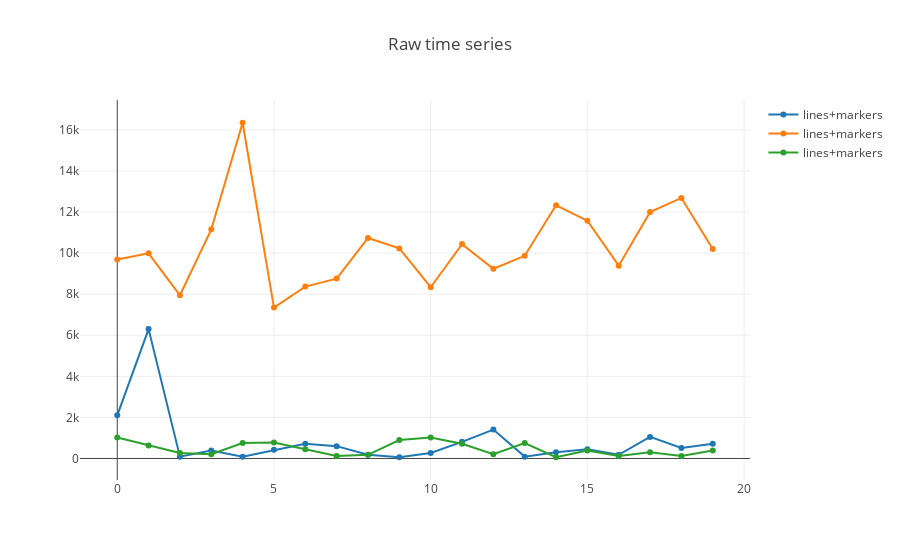

The notebook cell saved with this chart:
### Code cell
layout = go.Layout(title='Raw time series', showlegend=True)
fig = go.Figure(data=raw_data, layout=layout)

iplot(fig, filename='show-legend')

### Figure 1 — Plotly figure (JSON) as saved in the notebook; plotly's stock layout.template omitted (floating-point values rounded to 4 significant figures; data arrays with more than 128 entries replaced by an {"elided": "..."} marker saying what was removed)
{"data": [{"mode": "lines+markers", "name": "lines+markers", "type": "scatter", "x": {"elided": "6300 int values"}, "y": [2100, 6300, 90, 390, 90, 420, 720, 600, 180, 60, 270, 810, 1410, 90, 300, 450, 180, 1050, 510, 720]}, {"mode": "lines+markers", "name": "lines+markers", "type": "scatter", "x": {"elided": "6300 int values"}, "y": [9690, 9990, 7950, 11160, 16350, 7350, 8370, 8760, 10740, 10230, 8340, 10440, 9240, 9870, 12330, 11580, 9390, 12000, 12690, 10200]}, {"mode": "lines+markers", "name": "lines+markers", "type": "scatter", "x": {"elided": "6300 int values"}, "y": [1020, 630, 270, 210, 750, 780, 450, 120, 180, 900, 1020, 720, 210, 750, 60, 390, 120, 300, 120, 390]}], "layout": {"showlegend": true, "title": "Raw time series"}}
